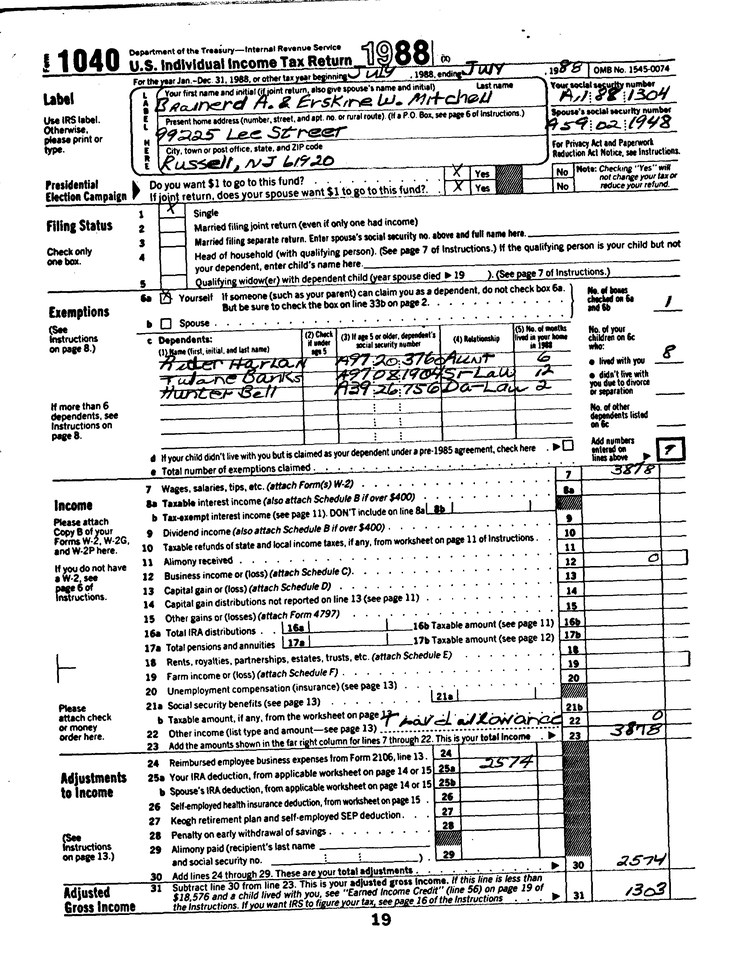
#> input picture resources/foo/image.png, 740 x 954 px, shrunk from 2560 x 3300 before the run, found by its file name
$ jupyter execute 'angle and rotate.ipynb'
#> lines starting #> are read from the running program, lines starting #| are printed output that depends on the picture; long printed decimals are rounded
[cell 1]
import numpy as np
import cv2
import skimage
import matplotlib
import matplotlib.pyplot as plt
import matplotlib.image as mpimg

from skimage import color
from skimage import io

img = cv2.imread('image.png')
#> img is the input picture: shape (954, 740, 3); min 0, max 255, mean 217.8
imgray = cv2.cvtColor(img,cv2.COLOR_BGR2GRAY)
imgray = cv2.bitwise_not(imgray)
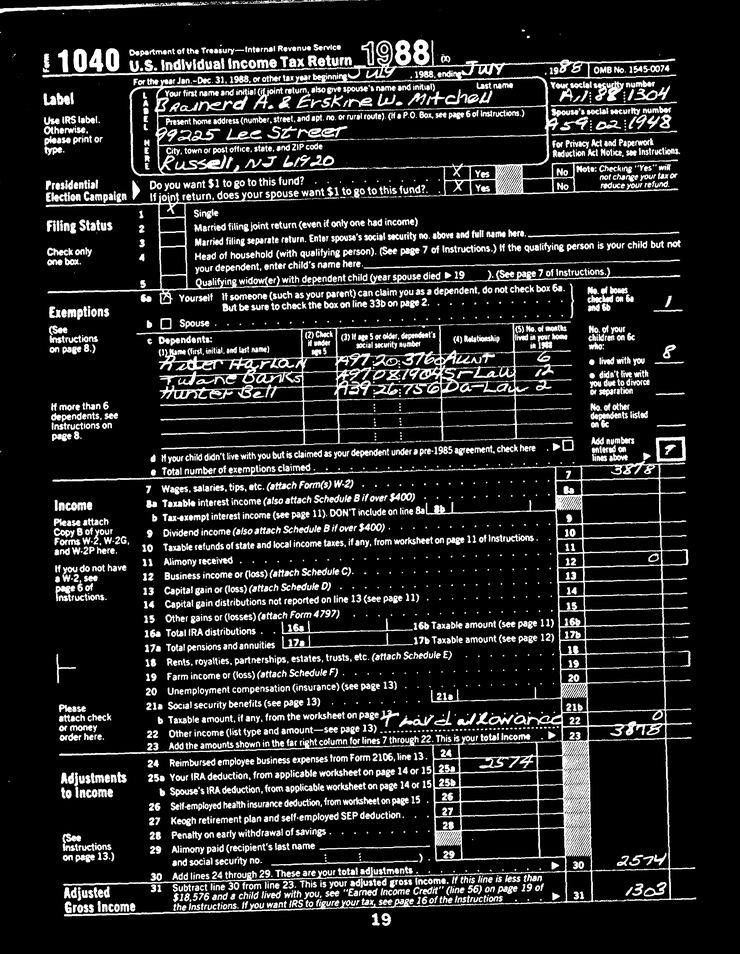
#> imgray: shape (954, 740); min 0, max 255, mean 37.2

def rotate_image(img,angle):
    rows,cols = img.shape[:2]
    M=cv2.getRotationMatrix2D((cols/2,rows/2),angle,1)
    dst=cv2.warpAffine(img,M,(cols,rows))

    return dst, M

[cell 2]
thresh = cv2.threshold(imgray, 0, 255, cv2.THRESH_BINARY | cv2.THRESH_OTSU)[1]
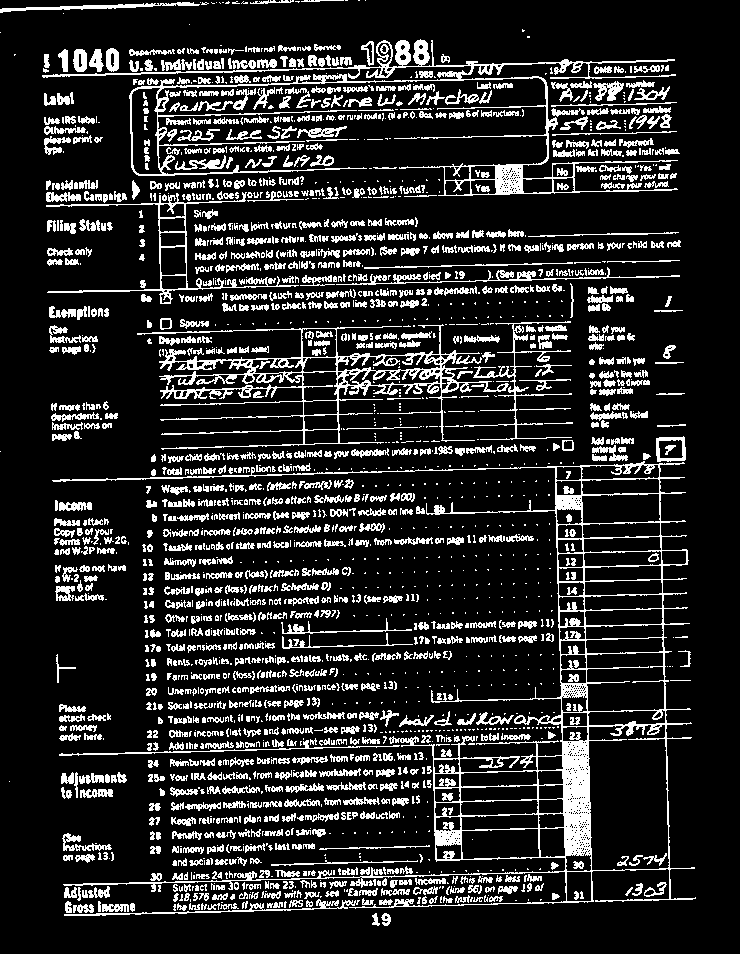
#> thresh: shape (954, 740); 15.9% white in thin lines or dots

coords = np.column_stack(np.where(thresh > 0))
#> coords = 112381 pairs, first value 0 to 925, second value 0 to 695

angle = cv2.minAreaRect(coords)[-1]
#> angle = -88.74

if angle < -45:
    angle = -(90 + angle)
#> angle = -1.26

else:
    angle = -angle

print(angle)
#| -1.259

(img_rot,_)= rotate_image(img, angle)
#> in rotate_image, `M=cv2.getRotationMatrix2D((cols/2,rows/2),angle,1)`: M = [[1, -0.022, 10.57], [0.022, 1, -8.01]]
#> in rotate_image, `dst=cv2.warpAffine(img,M,(cols,rows))`:
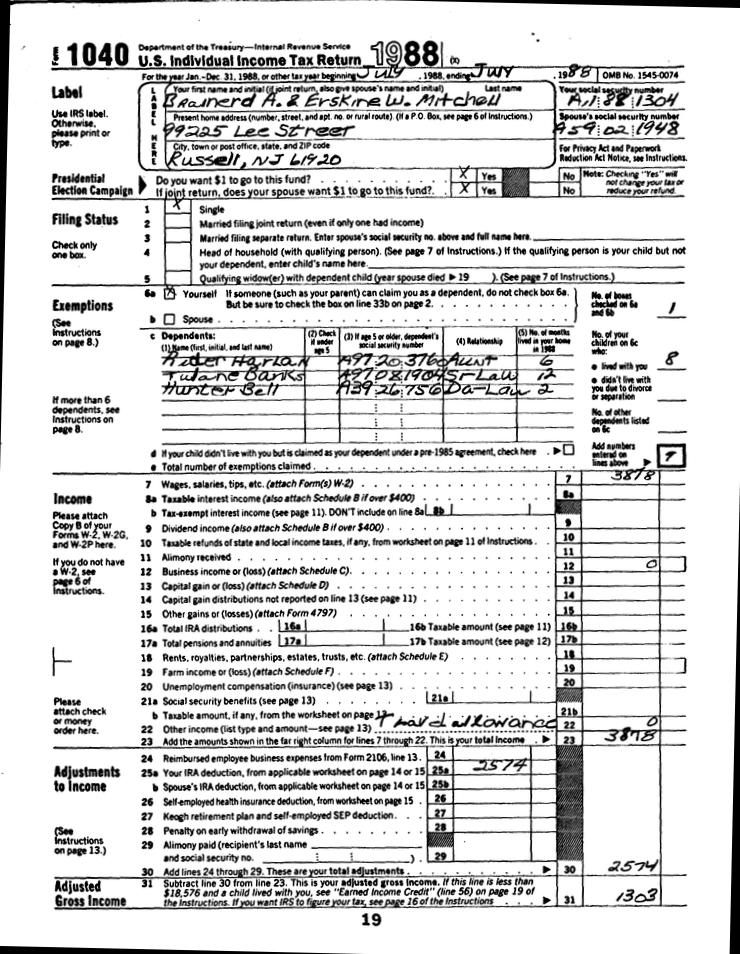
#> dst: shape (954, 740, 3); min 0, max 255, mean 215.1

plt.imshow(img_rot)
plt.show()

cv2.imwrite('image1.png',img_rot)
#> Out = True
